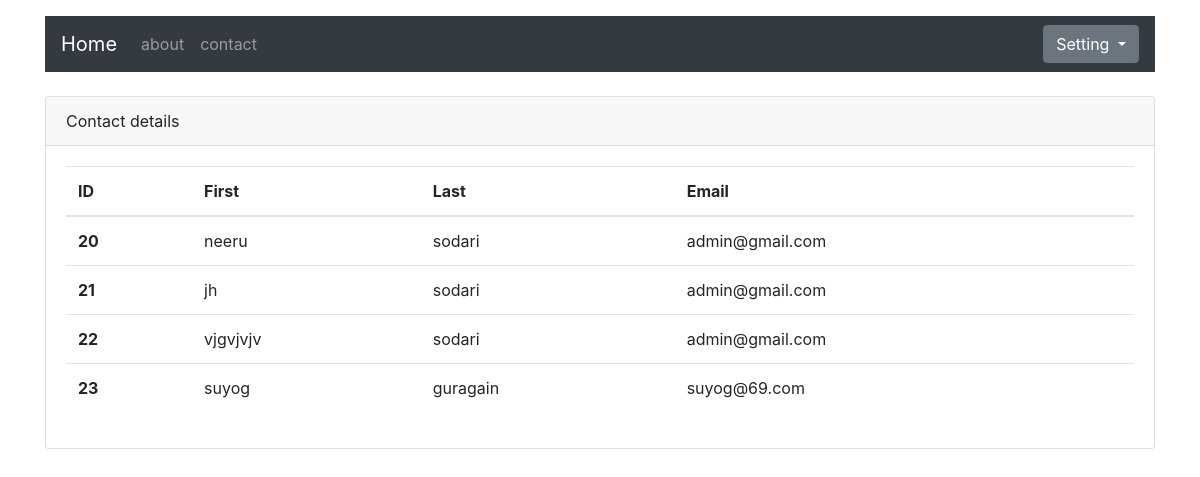
The app's page /contact with its own data.
### home/models.py (models this page shows)
class ModelName(models.Model):
    first_name = models.CharField(max_length=100)
    last_name = models.CharField(max_length=100)
    email = models.EmailField()

### home/views.py (the view)
# urls.py: path('contact', views.contact, name='contact'),
def contact(request):
    if request.method == 'POST':
        data = request.POST
        first_name = data['first_name']
        last_name = data['last_name']
        email = data['email']
        obj = ModelName.objects.create(first_name=first_name, last_name=last_name, email=email)
        if obj:
            return redirect('/contact')
        return HttpResponse("data is not created")
    else:
        data1 = ModelName.objects.all()
        context = {
            'form': data1
        }
        return render(request, "frontend/pages/contact/contact.html", context)

### templates/frontend/pages/contact/contact.html (shortened to what this page needs)
{% include 'frontend/master/master.html' %}
{% block content %}
<div class="container">
    <div class="card">
        <div class="card-header">
            Contact details
        </div>
        <div class="card-body">
            <table class="table">
                <thead>
                <tr>
                    <th scope="col">ID</th>
                    <th scope="col">First</th>
                    <th scope="col">Last</th>
                    <th scope="col">Email</th>
                </tr>
                </thead>
                <tbody>
                {% for f in form %}
                <tr>
                    <th scope="row">{{f.id}}</th>
                    <td>{{f.first_name}}</td>
                    <td>{{f.last_name}}</td>
                    <td>{{f.email}}</td>
                </tr>
                {% endfor %}
                </tbody>
            </table>
        </div>
    </div>
</div>
{% endblock %}

### templates/frontend/master/master.html (shortened to what this page needs)
<!doctype html>
<html lang="en">
<head>
    <link rel="stylesheet" href="https://maxcdn.bootstrapcdn.com/bootstrap/4.0.0/css/bootstrap.min.css"
>
</head>
<body>
<div class="container mt-3">
    <nav class="navbar navbar-expand-lg navbar-dark bg-dark">
        <a class="navbar-brand" href="/home">Home</a>
        <div class="collapse navbar-collapse" id="navbarNav">
            <ul class="navbar-nav">
                <li class="nav-item ">
                    <a class="nav-link" href="/about">about</a>
                </li>
                <li class="nav-item">
                    <a class="nav-link" href="/contact">contact</a>
                </li>
            </ul>
            <ul class="navbar-nav ml-auto">
                <div class="dropdown">
                    <button class="btn btn-secondary dropdown-toggle" type="button" id="dropdownMenuButton"
                            data-toggle="dropdown" aria-haspopup="true" aria-expanded="false">
                        Setting
                    </button>
                </div>
            </ul>
        </div>
    </nav>
</div>
</body>
</html>

### records on screen
ModelName: id "20", first_name "neeru", last_name "sodari", email "admin@gmail.com"
ModelName: id "21", first_name "jh", last_name "sodari", email "admin@gmail.com"
ModelName: id "22", first_name "vjgvjvjv", last_name "sodari", email "admin@gmail.com"
ModelName: id "23", first_name "suyog", last_name "guragain", email "suyog@69.com"
